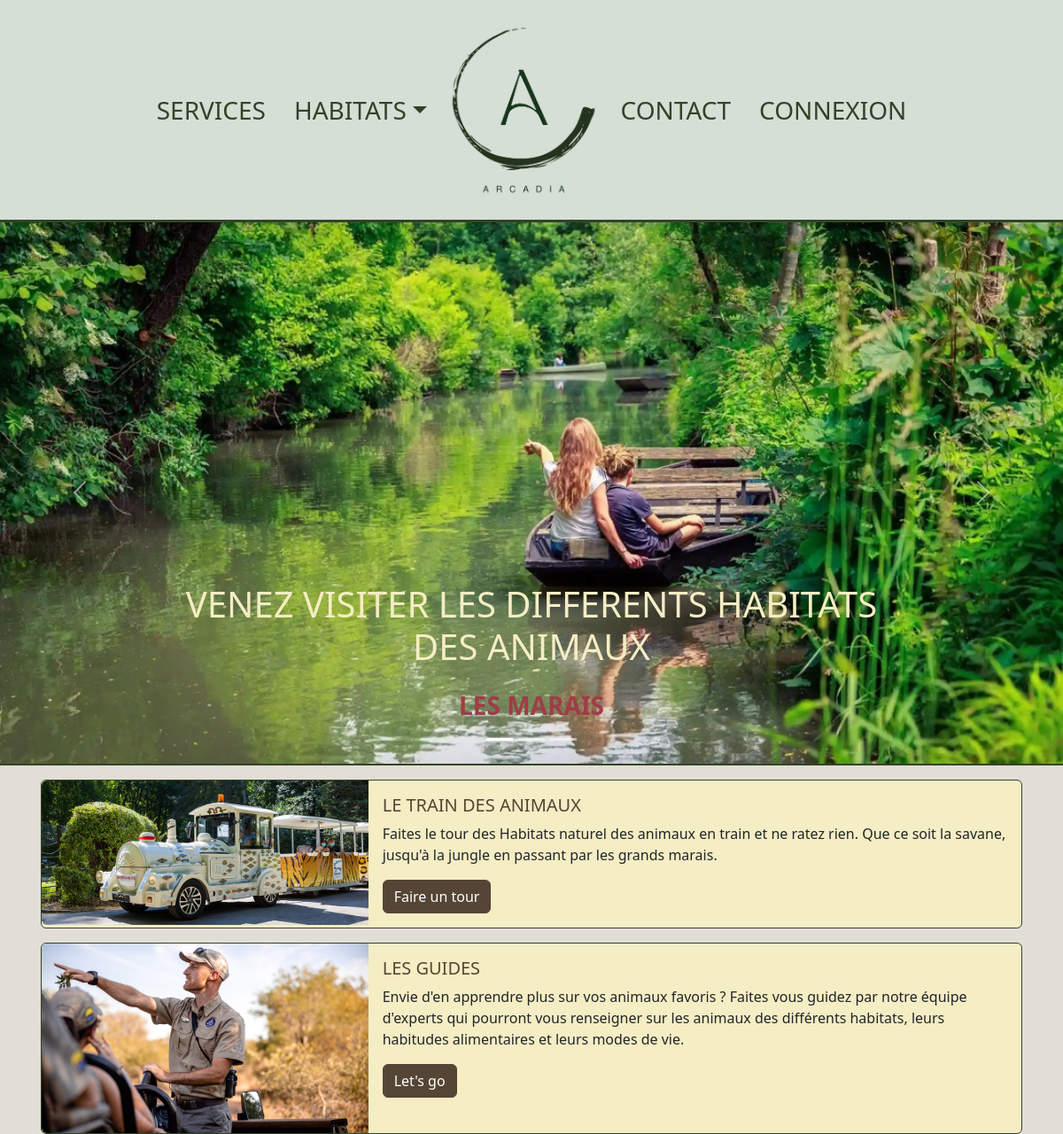
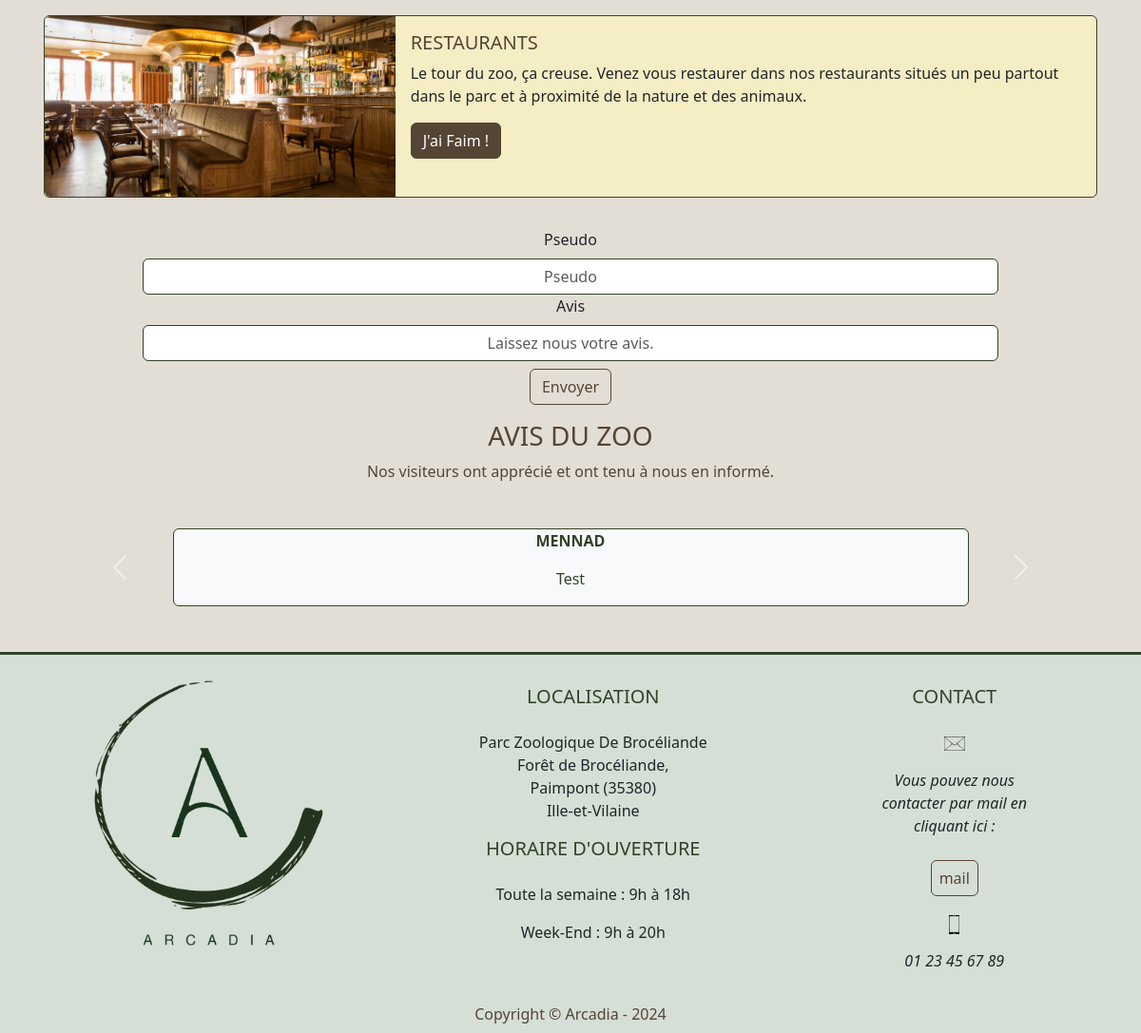
The page / on the database its author committed (2 pictures, top to bottom).
### tables this page shows
CREATE TABLE `habitat` (
  `id_habitat` int(11) NOT NULL,
  `habitat_name` varchar(30) NOT NULL,
  `description` text NOT NULL,
  `title` varchar(255) NOT NULL,
  `image` text NOT NULL,
  `accueilImage` text NOT NULL,
  `bg` varchar(100) NOT NULL
);

CREATE TABLE `avis` (
  `id` int(11) NOT NULL,
  `pseudo` varchar(30) NOT NULL,
  `comment` text NOT NULL,
  `confirme` int(11) NOT NULL
);

### src/connect.php (called while the page is built, shortened)
<?php
try {
    $db = new PDO('mysql:host=localhost;dbname=arcadia;charset=utf8;port=3307', 'root', '');
} catch (PDOException $e) {
    print "Erreur !: " . $e->getMessage() . "<br/>";
    die();
}
$req = $db->query("SELECT * FROM habitat");
$headerHabitats = $req->fetchAll();
?>

### index.php (the view, shortened to what this page needs)
<?php
require_once ('src/connect.php');
?>
<!DOCTYPE html>
<html lang="fr">
<head>
  <link rel="stylesheet" href="design/style.css">
  <link rel="stylesheet" href="design/custom.css">
</head>
<body class="bg-arcadiaLight">
  <?php
  include ('src/arcHeader.php');
  ?>
  <div id="carouselExampleIndicators" class="carousel slide border-bottom border-arcadiaSecondary border-2">
    <div class="carousel-indicators">
      <button type="button" data-bs-target="#carouselExampleIndicators" data-bs-slide-to="0" class="active"
        aria-current="true" aria-label="Slide 1"></button>
      <button type="button" data-bs-target="#carouselExampleIndicators" data-bs-slide-to="1"
        aria-label="Slide 2"></button>
      <button type="button" data-bs-target="#carouselExampleIndicators" data-bs-slide-to="2"
        aria-label="Slide 2"></button>
    </div>
    <div class="carousel-inner">
      <?php
      foreach ($headerHabitats as $key => $habitat) {
        if ($key === array_key_first($headerHabitats)) {
          $status = "active";
        } else {
          $status = "";
        }
        echo '<div class="carousel-item ' . $status . '">
                  <img src="' . $habitat['accueilImage'] . '" class="d-block0 w-100 mx-auto" alt="...">
                  <div class="carousel-caption">
                     <h3 class="text-shadow "><a class="nav-link my-auto fs-1 text-sable" href="habitat.php?name=' . $habitat['habitat_name'] . '">VENEZ
                        VISITER LES DIFFERENTS HABITATS DES ANIMAUX
                    </h3>
                    <b class="text-danger fs-3">' . $habitat['title'] . '</b></a>
                  </div>
                </div>';
      }
      ?>
    </div>
    <button class="carousel-control-prev" type="button" data-bs-target="#carouselExampleIndicators"
      data-bs-slide="prev">
      <span class="carousel-control-prev-icon" aria-hidden="true"></span>
    </button>
    <button class="carousel-control-next" type="button" data-bs-target="#carouselExampleIndicators"
      data-bs-slide="next">
      <span class="carousel-control-next-icon" aria-hidden="true"></span>
    </button>
  </div>
  <div id="service" class="container p-3">
    <div class="card mb-3 bg-sable border border-1 border-arcadiaSecondary">
      <div class="row g-0">
        <div class="col-md-4">
          <img src="image/train.jpg" class="img-fluid rounded-start" alt="...">
        </div>
        <div class="col-md-8">
          <div class="card-body">
            <h5 class="card-title text-arcadiaTertiary">LE TRAIN DES ANIMAUX</h5>
            <p class="card-text">Faites le tour des Habitats naturel des animaux en train et ne ratez rien. Que ce
              soit
              la savane, jusqu'à la jungle en passant par les grands marais.</p>
            <a href="services.php#id1" class="btn btn-arcadiaTertiary">Faire un tour</a>
          </div>
        </div>
      </div>
    </div>
    <div class="card mb-3 bg-sable border border-1 border-arcadiaSecondary">
      <div class="row g-0">
        <div class="col-md-4">
          <img src="image/guide.jpg" class="img-fluid rounded-start" alt="...">
        </div>
        <div class="col-md-8">
          <div class="card-body">
            <h5 class="card-title text-arcadiaTertiary">LES GUIDES</h5>
            <p class="card-text">Envie d'en apprendre plus sur vos animaux favoris ? Faites vous guidez par notre équipe
              d'experts qui pourront vous renseigner sur les animaux des différents habitats, leurs habitudes
              alimentaires et leurs modes de vie.</p>
            <a href="services.php#id2" class="btn btn-arcadiaTertiary">Let's go</a>
          </div>
        </div>
      </div>
    </div>
    <div class="card mb-3 bg-sable border border-1 border-arcadiaSecondary">
      <div class="row g-0">
        <div class="col-md-4">
          <img src="image/restaurant.jpg" class="img-fluid rounded-start" alt="...">
        </div>
        <div class="col-md-8">
          <div class="card-body">
            <h5 class="card-title text-arcadiaTertiary">RESTAURANTS</h5>
            <p class="card-text">Le tour du zoo, ça creuse. Venez vous restaurer dans nos restaurants situés un peu
              partout dans le parc et à proximité de la nature et des animaux. </p>
            <a href="services.php#id3" class="btn btn-arcadiaTertiary">J'ai Faim !</a>
          </div>
        </div>
      </div>
    </div>
  </div>
  <div class="mb-3 text-center">
    <form action="index.php" method="post">
      <label for="pseudo" class="form-label">Pseudo</label>
      <input type="text" class="form-control w-75 text-center mx-auto border border-1 border-arcadiaSecondary"
        id="pseudo" name="pseudo" placeholder="Pseudo">
      <label for="comment" class="form-label">Avis</label>
      <input class="form-control w-75 text-center mx-auto border-1 border-arcadiaSecondary" id="comment" name="comment"
        placeholder="Laissez nous votre avis." rows="3"></input>
      <button type="submit" class="mt-2 btn btn-outline-arcadiaTertiary">Envoyer</button>
    </form>
  </div>
  <div class="container">
    <h3 class="text-center mx-auto text-arcadiaTertiary ">AVIS DU ZOO</h3>
    <p class="text-center mx-auto text-arcadiaTertiary mb-5">Nos visiteurs ont apprécié et ont tenu à nous en informé.
    </p>
    <div id="carouselExample" class="carousel slide text-center" data-bs-ride="carousel">
      <div
        class="carousel-inner text-arcadiaSecondary bg-light rounded border border-1 border-arcadiaSecondary w-75 mx-auto ">
        <?php
        $req = $db->prepare('SELECT * FROM avis WHERE confirme = 1');
        $req->execute();
        $avis_confirmes = $req->fetchAll(PDO::FETCH_ASSOC);
        foreach ($avis_confirmes as $index => $avis) {
          $pseudo = $avis['pseudo'];
          $commentaire = $avis['comment'];
          echo '<div class="carousel-item' . ($index == 0 ? ' active' : '') . '">';
          echo '<b><p class="d-block mx-auto text-arcadiaSecondary text-uppercase w-50" alt="...">' . $pseudo . '</p></b>';
          echo '<p class="d-block mx-auto w-50 text-arcadiaSecondary" alt="...">' . $commentaire . '</p>';
          echo '</div>';
        }
        ?>
      </div>
      <button class="carousel-control-prev" type="button" data-bs-target="#carouselExample" data-bs-slide="prev">
        <span class="carousel-control-prev-icon" aria-hidden="true"></span>
      </button>
      <button class="carousel-control-next" type="button" data-bs-target="#carouselExample" data-bs-slide="next">
        <span class="carousel-control-next-icon" aria-hidden="true"></span>
      </button>
    </div>
  </div>
  <?php
  include ('src/arcFooter.php')
    ?>
</body>
</html>

### rows shown on the page
habitat: accueilImage (picture), title "LES MARAIS"
avis: pseudo "MENNAD", comment "Test"
